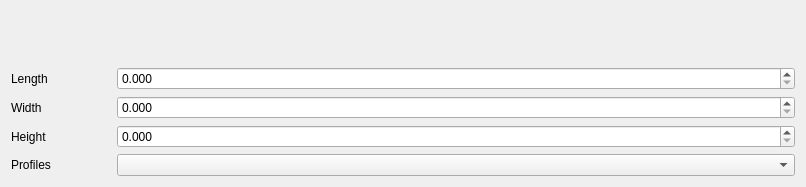
<?xml version="1.0" encoding="UTF-8"?>
<ui version="4.0">
 <class>ModificatorFuselageWidget</class>
 <widget class="QWidget" name="ModificatorFuselageWidget">
  <property name="geometry">
   <rect>
    <x>0</x>
    <y>0</y>
    <width>806</width>
    <height>187</height>
   </rect>
  </property>
  <property name="windowTitle">
   <string>Form</string>
  </property>
  <layout class="QVBoxLayout" name="verticalLayout">
   <item>
    <widget class="CTiglPointWidget" name="noseCenter" native="true"/>
   </item>
   <item>
    <widget class="CTiglPointWidget" name="rotation" native="true">
     <property name="toolTip">
      <string>&lt;html&gt;&lt;head/&gt;&lt;body&gt;&lt;p&gt;Set the rotation of the fuselage transformation. &lt;br/&gt;No other transformations are modified.&lt;/p&gt;&lt;/body&gt;&lt;/html&gt;</string>
     </property>
    </widget>
   </item>
   <item>
    <layout class="QVBoxLayout" name="layoutDimension">
     <item>
      <layout class="QHBoxLayout" name="layoutLength">
       <item>
        <widget class="QLabel" name="labelLength">
         <property name="sizePolicy">
          <sizepolicy hsizetype="Expanding" vsizetype="Preferred">
           <horstretch>0</horstretch>
           <verstretch>0</verstretch>
          </sizepolicy>
         </property>
         <property name="minimumSize">
          <size>
           <width>100</width>
           <height>0</height>
          </size>
         </property>
         <property name="maximumSize">
          <size>
           <width>100</width>
           <height>16777215</height>
          </size>
         </property>
         <property name="text">
          <string>Length</string>
         </property>
         <property name="alignment">
          <set>Qt::AlignLeading|Qt::AlignLeft|Qt::AlignVCenter</set>
         </property>
        </widget>
       </item>
       <item>
        <widget class="TIGLCreatorDoubleSpinBox" name="spinBoxLength">
         <property name="decimals">
          <number>3</number>
         </property>
         <property name="minimum">
          <double>0.000000000000000</double>
         </property>
         <property name="maximum">
          <double>99999999999999991433150857216.000000000000000</double>
         </property>
        </widget>
       </item>
      </layout>
     </item>
     <item>
      <layout class="QHBoxLayout" name="layoutWidth">
       <item>
        <widget class="QLabel" name="labelWidth">
         <property name="minimumSize">
          <size>
           <width>100</width>
           <height>0</height>
          </size>
         </property>
         <property name="maximumSize">
          <size>
           <width>100</width>
           <height>16777215</height>
          </size>
         </property>
         <property name="text">
          <string>Width</string>
         </property>
         <property name="alignment">
          <set>Qt::AlignLeading|Qt::AlignLeft|Qt::AlignVCenter</set>
         </property>
        </widget>
       </item>
       <item>
        <widget class="TIGLCreatorDoubleSpinBox" name="spinBoxWidth">
         <property name="sizePolicy">
          <sizepolicy hsizetype="Expanding" vsizetype="Fixed">
           <horstretch>0</horstretch>
           <verstretch>0</verstretch>
          </sizepolicy>
         </property>
         <property name="decimals">
          <number>3</number>
         </property>
         <property name="maximum">
          <double>1000000000000000043845843045076197354634047651840.000000000000000</double>
         </property>
        </widget>
       </item>
      </layout>
     </item>
     <item>
      <layout class="QHBoxLayout" name="layoutHeight">
       <item>
        <widget class="QLabel" name="labelHeight">
         <property name="sizePolicy">
          <sizepolicy hsizetype="Expanding" vsizetype="Preferred">
           <horstretch>0</horstretch>
           <verstretch>0</verstretch>
          </sizepolicy>
         </property>
         <property name="minimumSize">
          <size>
           <width>100</width>
           <height>0</height>
          </size>
         </property>
         <property name="maximumSize">
          <size>
           <width>100</width>
           <height>16777215</height>
          </size>
         </property>
         <property name="text">
          <string>Height</string>
         </property>
         <property name="alignment">
          <set>Qt::AlignLeading|Qt::AlignLeft|Qt::AlignVCenter</set>
         </property>
        </widget>
       </item>
       <item>
        <widget class="TIGLCreatorDoubleSpinBox" name="spinBoxHeight">
         <property name="sizePolicy">
          <sizepolicy hsizetype="Expanding" vsizetype="Fixed">
           <horstretch>0</horstretch>
           <verstretch>0</verstretch>
          </sizepolicy>
         </property>
         <property name="decimals">
          <number>3</number>
         </property>
         <property name="maximum">
          <double>1000000000000000043845843045076197354634047651840.000000000000000</double>
         </property>
        </widget>
       </item>
      </layout>
     </item>
    </layout>
   </item>
   <item>
    <layout class="QHBoxLayout" name="horizontalLayout">
     <item>
      <widget class="QLabel" name="label">
       <property name="minimumSize">
        <size>
         <width>100</width>
         <height>0</height>
        </size>
       </property>
       <property name="maximumSize">
        <size>
         <width>100</width>
         <height>16777215</height>
        </size>
       </property>
       <property name="text">
        <string>Profiles</string>
       </property>
      </widget>
     </item>
     <item>
      <widget class="QComboBox" name="profileComboBox">
       <property name="toolTip">
        <string>&lt;html&gt;&lt;head/&gt;&lt;body&gt;&lt;p&gt;The uid of the profile used by this fuselage. If the fuselage use multiple profiles, the value &amp;lt;multi-profiles&amp;gt; will be display. If the value changed, all the profiles used by the sections of this fuselage will be set.  &lt;/p&gt;&lt;/body&gt;&lt;/html&gt;</string>
       </property>
      </widget>
     </item>
    </layout>
   </item>
  </layout>
 </widget>
 <customwidgets>
  <customwidget>
   <class>CTiglPointWidget</class>
   <extends>QWidget</extends>
   <header>modificators/CTiglPointWidget.h</header>
   <container>1</container>
  </customwidget>
  <customwidget>
   <class>TIGLCreatorDoubleSpinBox</class>
   <extends>QDoubleSpinBox</extends>
   <header>TIGLCreatorDoubleSpinBox.h</header>
  </customwidget>
 </customwidgets>
 <resources/>
 <connections/>
</ui>
